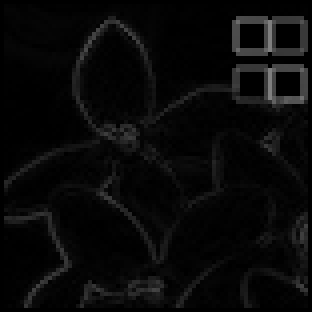
#> input picture img_small_gm.png, 78 x 78 px (shown 4 times larger)
$ python exer23.py img_small_gm.png img_small_sobel.png
#> lines starting #> are read from the running program, lines starting #| are printed output that depends on the picture
#dm2024 1bc36c9b73b21cad239bf4d37aa34f3ad5d42093064e17d1f87d7bb079e60ffe#
#dm template
# これより上は編集しないこと

#雛形特になし、自由に書いてみてください
import cv2
import numpy as np
import sys
import os


def deconvolution_simple(img_path, kernel_path):
#> called with img_path = 'img_small_gm.png', kernel_path = 'img_small_sobel.png'
    img = cv2.imread(img_path, cv2.IMREAD_GRAYSCALE)
#> img is the input picture: shape (78, 78); min 0, max 128, mean 8.8
    kernel = cv2.imread(kernel_path, cv2.IMREAD_GRAYSCALE)
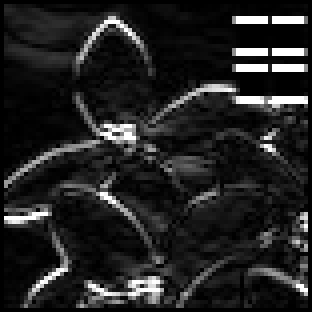
#> input picture img_small_sobel.png, 78 x 78 px (shown 4 times larger)
#> kernel is the input picture: shape (78, 78); min 0, max 255, mean 34.6

    # 0 ~ 255に正規化
    kernel = kernel.astype(np.float32) / 255.0
    kernel = kernel / np.sum(kernel)

    # fft
    IMG = np.fft.fft2(img)
    KERNEL = np.fft.fft2(kernel)

    H = 1 / KERNEL

    # t値の調整
    H = np.where(np.abs(KERNEL) < 1e-2, 1e-2, H) #1e-2がよさげ


    F = H * IMG
    f = np.fft.ifft2(F)
    f = np.real(f)
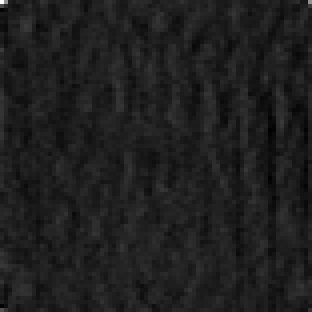
#> f: shape (78, 78) float64 (shown 4 times larger); min -2071.2, max 14967.3, mean 8.8; drawn with min black and max white
    f = f[:img.shape[0], :img.shape[1]]

    deconvolved_img = np.fft.fftshift(f)
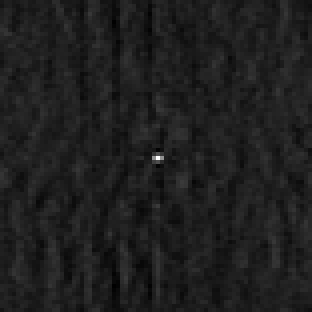
#> deconvolved_img: shape (78, 78) float64 (shown 4 times larger); min -2071.2, max 14967.3, mean 8.8; drawn with min black and max white


    return deconvolved_img

def deconvolution_wiener(img_path, kernel_path, k=1e-7):
    """
    Wienerフィルター
    """
#> called with img_path = 'img_small_gm.png', kernel_path = 'img_small_sobel.png', k = 1e-07
    img = cv2.imread(img_path, cv2.IMREAD_GRAYSCALE)
    kernel = cv2.imread(kernel_path, cv2.IMREAD_GRAYSCALE)


    kernel = kernel.astype(np.float32) / 255.0
    kernel = kernel / np.sum(kernel)


    # fft
    IMG = np.fft.fft2(img)
    KERNEL = np.fft.fft2(kernel)


    # Wienerフィルタ
    H = (np.conj(KERNEL)) / (np.real(KERNEL)**2 + k) #kは1e-7がよさげ

    F = H * IMG
    f = np.fft.ifft2(F)
    f = np.real(f)
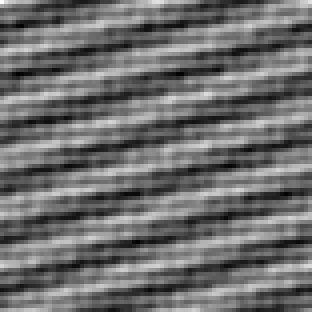
#> f: shape (78, 78) float64 (shown 4 times larger); min -1958496.1, max 2558529.4, mean 8.8; drawn with min black and max white
    f = f[:img.shape[0], :img.shape[1]]

    deconvolved_img = np.fft.fftshift(f)
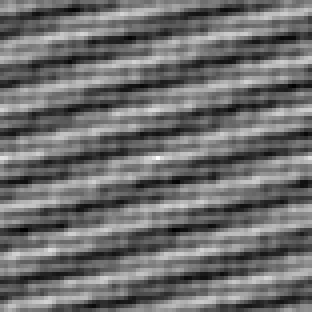
#> deconvolved_img: shape (78, 78) float64 (shown 4 times larger); min -1958496.1, max 2558529.4, mean 8.8; drawn with min black and max white


    return deconvolved_img

if __name__ == "__main__":

    img_path = sys.argv[1]
    kernel_path = sys.argv[2]

    deconvolved_img_simple = deconvolution_simple(img_path, kernel_path)
    deconvolved_img_wiener = deconvolution_wiener(img_path, kernel_path)

    basename = os.path.basename(img_path)
    filename = basename.split("_")[0]
    output_simple = os.path.join("out", filename + "_dec_simple.png")
    output_wiener = os.path.join("out", filename + "_dec_wie.png")


    cv2.imwrite(output_simple, deconvolved_img_simple)
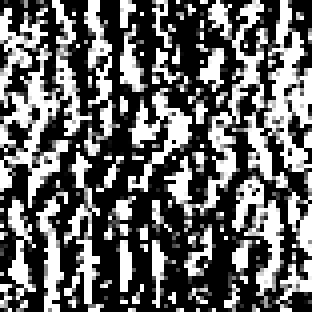
#> saved as img_dec_simple.png: shape (78, 78) (shown 4 times larger); min 0, max 255, mean 103.3
    cv2.imwrite(output_wiener, deconvolved_img_wiener)
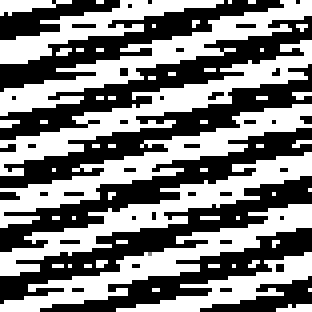
#> saved as img_dec_wie.png: shape (78, 78) (shown 4 times larger); min 0, max 255, mean 127.1
